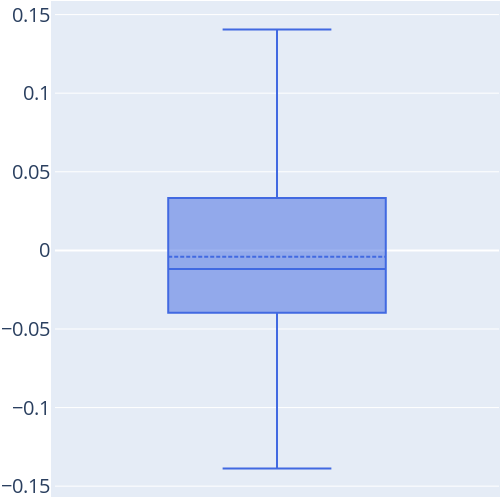

This figure's notebook cell:
### Code cell
trace = box(y=rel_diff,
marker=attr(
        color="LightSkyBlue",
        size=1),
quartilemethod="linear",
name="",
marker_color="royalblue",
boxmean=true)

layout = Layout(
    autosize=false,
    width=500,
    height=500,
    margin=attr(l=1, r=1, b=1, t=1, pad=4),
    font_size=20,
)
PlotlyJS.plot(trace,layout)

name = "emp_LS_HKPV"*"n"*string(n)*"p"*string(p)*"eta"*string(eta)*"q"*string(q)

plt = PlotlyJS.plot(trace,layout)
PlotlyJS.savefig(plt,"figures/"*name*".pdf")

### Figure 1 — Plotly figure (JSON) as saved in the notebook; plotly's stock layout.template omitted (floating-point values rounded to 4 significant figures)
{"data": [{"boxmean": true, "marker": {"color": "royalblue", "size": 1}, "name": "", "quartilemethod": "linear", "type": "box", "y": [0.08548, -0.0259, 0.09298, 0.03244, 0.02491, -0.01821, 0.0072, 0.1046, 0.05119, 0.05222, -0.01642, 0.05327, -0.02133, -0.03762, -0.02351, 0.003943, -0.02291, 0.02934, 0.03855, -0.02019, 0.1406, 0.00722, 0.002625, -0.08904, -0.05981, 0.02452, 0.03603, 0.005957, 0.07882, -0.02143, -0.04604, -0.01246, -0.05689, -0.03182, 0.01019, 0.04564, 0.04542, -0.05985, -0.06451, -0.004203, -0.05755, 0.006117, -0.07133, -0.01185, -0.03165, -0.05391, -0.007203, -0.0122, -0.04598, -0.09636, -0.1388, -0.07961, 0.04809]}], "layout": {"autosize": false, "font": {"size": 20}, "height": 500, "margin": {"b": 1, "l": 1, "pad": 4, "r": 1, "t": 1}, "width": 500}}
